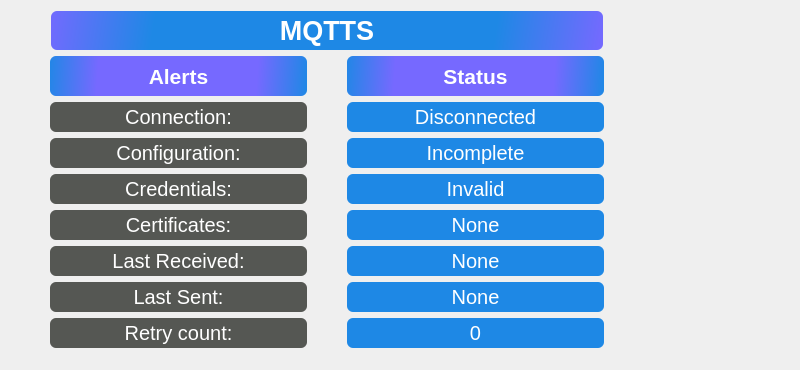
     <widget class="QWidget" name="MQTTS_Alerts_page">
      <property name="sizePolicy">
       <sizepolicy hsizetype="Fixed" vsizetype="Fixed">
        <horstretch>0</horstretch>
        <verstretch>0</verstretch>
       </sizepolicy>
      </property>
      <property name="minimumSize">
       <size>
        <width>800</width>
        <height>370</height>
       </size>
      </property>
      <property name="maximumSize">
       <size>
        <width>800</width>
        <height>370</height>
       </size>
      </property>
      <widget class="QWidget" name="verticalLayoutWidget">
       <property name="geometry">
        <rect>
         <x>10</x>
         <y>10</y>
         <width>636</width>
         <height>650</height>
        </rect>
       </property>
       <layout class="QVBoxLayout" name="mainMqttsLayout">
        <property name="spacing">
         <number>0</number>
        </property>
        <property name="topMargin">
         <number>0</number>
        </property>
        <property name="bottomMargin">
         <number>0</number>
        </property>
        <item>
         <layout class="QHBoxLayout" name="pg1_horLayout">
          <property name="topMargin">
           <number>0</number>
          </property>
          <item>
           <spacer name="pg1spacerLeft">
            <property name="orientation">
             <enum>Qt::Horizontal</enum>
            </property>
            <property name="sizeType">
             <enum>QSizePolicy::Fixed</enum>
            </property>
            <property name="sizeHint" stdset="0">
             <size>
              <width>33</width>
              <height>20</height>
             </size>
            </property>
           </spacer>
          </item>
          <item>
           <widget class="QLabel" name="pg1SubTitleLbl">
            <property name="sizePolicy">
             <sizepolicy hsizetype="Fixed" vsizetype="Fixed">
              <horstretch>0</horstretch>
              <verstretch>0</verstretch>
             </sizepolicy>
            </property>
            <property name="minimumSize">
             <size>
              <width>552</width>
              <height>39</height>
             </size>
            </property>
            <property name="maximumSize">
             <size>
              <width>552</width>
              <height>39</height>
             </size>
            </property>
            <property name="font">
             <font>
              <pointsize>20</pointsize>
              <bold>true</bold>
             </font>
            </property>
            <property name="styleSheet">
             <string notr="true">background-color: qlineargradient(spread:reflect, x1:0.49, y1:0.994318, x2:1, y2:1, stop:0.60804 rgb(30, 136, 229) stop:1 rgb(118, 105, 255));
border-radius: 6px;
padding: 4px 12px;
color: white;</string>
            </property>
            <property name="text">
             <string>MQTTS</string>
            </property>
            <property name="alignment">
             <set>Qt::AlignCenter</set>
            </property>
           </widget>
          </item>
          <item>
           <spacer name="pg1spacerRight">
            <property name="orientation">
             <enum>Qt::Horizontal</enum>
            </property>
            <property name="sizeType">
             <enum>QSizePolicy::Fixed</enum>
            </property>
            <property name="sizeHint" stdset="0">
             <size>
              <width>34</width>
              <height>20</height>
             </size>
            </property>
           </spacer>
          </item>
         </layout>
        </item>
        <item>
         <layout class="QGridLayout" name="AlertStatusGrid">
          <property name="leftMargin">
           <number>40</number>
          </property>
          <property name="topMargin">
           <number>5</number>
          </property>
          <property name="rightMargin">
           <number>40</number>
          </property>
          <property name="bottomMargin">
           <number>10</number>
          </property>
          <property name="horizontalSpacing">
           <number>40</number>
          </property>
          <property name="verticalSpacing">
           <number>6</number>
          </property>
          <item row="3" column="0">
           <widget class="QLabel" name="cred_alert_mqtts">
            <property name="sizePolicy">
             <sizepolicy hsizetype="Fixed" vsizetype="Fixed">
              <horstretch>0</horstretch>
              <verstretch>0</verstretch>
             </sizepolicy>
            </property>
            <property name="minimumSize">
             <size>
              <width>257</width>
              <height>30</height>
             </size>
            </property>
            <property name="maximumSize">
             <size>
              <width>257</width>
              <height>30</height>
             </size>
            </property>
            <property name="font">
             <font>
              <pointsize>15</pointsize>
             </font>
            </property>
            <property name="styleSheet">
             <string notr="true">background: rgb(85, 87, 83);
border-radius: 6px;
padding: 4px 12px;
color: white;</string>
            </property>
            <property name="text">
             <string>Credentials:</string>
            </property>
            <property name="alignment">
             <set>Qt::AlignCenter</set>
            </property>
           </widget>
          </item>
          <item row="6" column="0">
           <widget class="QLabel" name="publish_alert_mqtts">
            <property name="sizePolicy">
             <sizepolicy hsizetype="Fixed" vsizetype="Fixed">
              <horstretch>0</horstretch>
              <verstretch>0</verstretch>
             </sizepolicy>
            </property>
            <property name="minimumSize">
             <size>
              <width>257</width>
              <height>30</height>
             </size>
            </property>
            <property name="maximumSize">
             <size>
              <width>257</width>
              <height>30</height>
             </size>
            </property>
            <property name="font">
             <font>
              <pointsize>15</pointsize>
             </font>
            </property>
            <property name="styleSheet">
             <string notr="true">background: rgb(85, 87, 83);
border-radius: 6px;
padding: 4px 12px;
color: white;</string>
            </property>
            <property name="text">
             <string>Last Sent:</string>
            </property>
            <property name="alignment">
             <set>Qt::AlignCenter</set>
            </property>
           </widget>
          </item>
          <item row="6" column="1">
           <widget class="QLabel" name="publish_status_mqtts">
            <property name="sizePolicy">
             <sizepolicy hsizetype="Fixed" vsizetype="Fixed">
              <horstretch>0</horstretch>
              <verstretch>0</verstretch>
             </sizepolicy>
            </property>
            <property name="minimumSize">
             <size>
              <width>257</width>
              <height>30</height>
             </size>
            </property>
            <property name="maximumSize">
             <size>
              <width>257</width>
              <height>30</height>
             </size>
            </property>
            <property name="font">
             <font>
              <pointsize>15</pointsize>
             </font>
            </property>
            <property name="styleSheet">
             <string notr="true">background-color: #1E88E5;
border-radius: 6px;
padding: 4px 12px;
color: white;</string>
            </property>
            <property name="text">
             <string>None</string>
            </property>
            <property name="alignment">
             <set>Qt::AlignCenter</set>
            </property>
           </widget>
          </item>
          <item row="7" column="1">
           <widget class="QLabel" name="retryCount_status_mqtts">
            <property name="sizePolicy">
             <sizepolicy hsizetype="Fixed" vsizetype="Fixed">
              <horstretch>0</horstretch>
              <verstretch>0</verstretch>
             </sizepolicy>
            </property>
            <property name="minimumSize">
             <size>
              <width>257</width>
              <height>30</height>
             </size>
            </property>
            <property name="maximumSize">
             <size>
              <width>257</width>
              <height>30</height>
             </size>
            </property>
            <property name="font">
             <font>
              <pointsize>15</pointsize>
             </font>
            </property>
            <property name="styleSheet">
             <string notr="true">background-color: #1E88E5;
border-radius: 6px;
padding: 4px 12px;
color: white;</string>
            </property>
            <property name="text">
             <string>0</string>
            </property>
            <property name="alignment">
             <set>Qt::AlignCenter</set>
            </property>
           </widget>
          </item>
          <item row="0" column="1">
           <widget class="QLabel" name="Status_Column_mqtts">
            <property name="sizePolicy">
             <sizepolicy hsizetype="Fixed" vsizetype="Fixed">
              <horstretch>0</horstretch>
              <verstretch>0</verstretch>
             </sizepolicy>
            </property>
            <property name="minimumSize">
             <size>
              <width>257</width>
              <height>40</height>
             </size>
            </property>
            <property name="maximumSize">
             <size>
              <width>257</width>
              <height>40</height>
             </size>
            </property>
            <property name="font">
             <font>
              <pointsize>16</pointsize>
              <bold>true</bold>
             </font>
            </property>
            <property name="styleSheet">
             <string notr="true">background-color: qlineargradient(spread:reflect, x1:0.49, y1:0.994318, x2:1, y2:1, stop:0.60804 rgb(118, 105, 255) stop:1 rgb(30, 136, 229));
border-radius: 6px;
padding: 8px 12px;
color: white;</string>
            </property>
            <property name="text">
             <string>Status</string>
            </property>
            <property name="alignment">
             <set>Qt::AlignCenter</set>
            </property>
           </widget>
          </item>
          <item row="2" column="0">
           <widget class="QLabel" name="config_alert_mqtts">
            <property name="sizePolicy">
             <sizepolicy hsizetype="Fixed" vsizetype="Fixed">
              <horstretch>0</horstretch>
              <verstretch>0</verstretch>
             </sizepolicy>
            </property>
            <property name="minimumSize">
             <size>
              <width>257</width>
              <height>30</height>
             </size>
            </property>
            <property name="maximumSize">
             <size>
              <width>257</width>
              <height>30</height>
             </size>
            </property>
            <property name="font">
             <font>
              <pointsize>15</pointsize>
             </font>
            </property>
            <property name="styleSheet">
             <string notr="true">background: rgb(85, 87, 83);
border-radius: 6px;
padding: 4px 12px;
color: white;</string>
            </property>
            <property name="text">
             <string>Configuration:</string>
            </property>
            <property name="alignment">
             <set>Qt::AlignCenter</set>
            </property>
           </widget>
          </item>
          <item row="0" column="0">
           <widget class="QLabel" name="Alert_Column_mqtts">
            <property name="sizePolicy">
             <sizepolicy hsizetype="Fixed" vsizetype="Fixed">
              <horstretch>0</horstretch>
              <verstretch>0</verstretch>
             </sizepolicy>
            </property>
            <property name="minimumSize">
             <size>
              <width>257</width>
              <height>40</height>
             </size>
            </property>
            <property name="maximumSize">
             <size>
              <width>257</width>
              <height>40</height>
             </size>
            </property>
            <property name="font">
             <font>
              <pointsize>16</pointsize>
              <bold>true</bold>
             </font>
            </property>
            <property name="styleSheet">
             <string notr="true">background-color: qlineargradient(spread:reflect, x1:0.49, y1:0.994318, x2:1, y2:1, stop:0.60804 rgb(118, 105, 255) stop:1 rgb(30, 136, 229));
border-radius: 6px;
padding: 8px 12px;
color: white;</string>
            </property>
            <property name="text">
             <string>Alerts</string>
            </property>
            <property name="alignment">
             <set>Qt::AlignCenter</set>
            </property>
           </widget>
          </item>
          <item row="7" column="0">
           <widget class="QLabel" name="retryCount_alert_mqtts">
            <property name="sizePolicy">
             <sizepolicy hsizetype="Fixed" vsizetype="Fixed">
              <horstretch>0</horstretch>
              <verstretch>0</verstretch>
             </sizepolicy>
            </property>
            <property name="minimumSize">
             <size>
              <width>257</width>
              <height>30</height>
             </size>
            </property>
            <property name="maximumSize">
             <size>
              <width>257</width>
              <height>30</height>
             </size>
            </property>
            <property name="font">
             <font>
              <pointsize>15</pointsize>
             </font>
            </property>
            <property name="styleSheet">
             <string notr="true">background: rgb(85, 87, 83);
border-radius: 6px;
padding: 4px 12px;
color: white;</string>
            </property>
            <property name="text">
             <string>Retry count:</string>
            </property>
            <property name="alignment">
             <set>Qt::AlignCenter</set>
            </property>
           </widget>
          </item>
          <item row="3" column="1">
           <widget class="QLabel" name="cred_status_mqtts">
            <property name="sizePolicy">
             <sizepolicy hsizetype="Fixed" vsizetype="Fixed">
              <horstretch>0</horstretch>
              <verstretch>0</verstretch>
             </sizepolicy>
            </property>
            <property name="minimumSize">
             <size>
              <width>257</width>
              <height>30</height>
             </size>
            </property>
            <property name="maximumSize">
             <size>
              <width>257</width>
              <height>30</height>
             </size>
            </property>
            <property name="font">
             <font>
              <pointsize>15</pointsize>
             </font>
            </property>
            <property name="styleSheet">
             <string notr="true">background-color: #1E88E5;
border-radius: 6px;
padding: 4px 12px;
color: white;</string>
            </property>
            <property name="text">
             <string>Invalid</string>
            </property>
            <property name="alignment">
             <set>Qt::AlignCenter</set>
            </property>
           </widget>
          </item>
          <item row="1" column="0">
           <widget class="QLabel" name="conn_alert_mqtts">
            <property name="sizePolicy">
             <sizepolicy hsizetype="Fixed" vsizetype="Fixed">
              <horstretch>0</horstretch>
              <verstretch>0</verstretch>
             </sizepolicy>
            </property>
            <property name="minimumSize">
             <size>
              <width>257</width>
              <height>30</height>
             </size>
            </property>
            <property name="maximumSize">
             <size>
              <width>257</width>
              <height>30</height>
             </size>
            </property>
            <property name="font">
             <font>
              <pointsize>15</pointsize>
             </font>
            </property>
            <property name="styleSheet">
             <string notr="true">background: rgb(85, 87, 83);
border-radius: 6px;
padding: 4px 12px;
color: white;</string>
            </property>
            <property name="text">
             <string>Connection:</string>
            </property>
            <property name="alignment">
             <set>Qt::AlignCenter</set>
            </property>
           </widget>
          </item>
          <item row="5" column="0">
           <widget class="QLabel" name="lalert_subscribe_mqtts">
            <property name="sizePolicy">
             <sizepolicy hsizetype="Fixed" vsizetype="Fixed">
              <horstretch>0</horstretch>
              <verstretch>0</verstretch>
             </sizepolicy>
            </property>
            <property name="minimumSize">
             <size>
              <width>257</width>
              <height>30</height>
             </size>
            </property>
            <property name="maximumSize">
             <size>
              <width>257</width>
              <height>30</height>
             </size>
            </property>
            <property name="font">
             <font>
              <pointsize>15</pointsize>
             </font>
            </property>
            <property name="styleSheet">
             <string notr="true">background: rgb(85, 87, 83);
border-radius: 6px;
padding: 4px 12px;
color: white;</string>
            </property>
            <property name="text">
             <string>Last Received:</string>
            </property>
            <property name="alignment">
             <set>Qt::AlignCenter</set>
            </property>
           </widget>
          </item>
          <item row="1" column="1">
           <widget class="QLabel" name="conn_status_mqtts">
            <property name="sizePolicy">
             <sizepolicy hsizetype="Fixed" vsizetype="Fixed">
              <horstretch>0</horstretch>
              <verstretch>0</verstretch>
             </sizepolicy>
            </property>
            <property name="minimumSize">
             <size>
              <width>257</width>
              <height>30</height>
             </size>
            </property>
            <property name="maximumSize">
             <size>
              <width>257</width>
              <height>30</height>
             </size>
            </property>
            <property name="font">
             <font>
              <pointsize>15</pointsize>
             </font>
            </property>
            <property name="styleSheet">
             <string notr="true">background-color: #1E88E5;
border-radius: 6px;
padding: 4px 12px;
color: white;</string>
            </property>
            <property name="text">
             <string>Disconnected</string>
            </property>
            <property name="alignment">
             <set>Qt::AlignCenter</set>
            </property>
           </widget>
          </item>
          <item row="2" column="1">
           <widget class="QLabel" name="config_status_mqtts">
            <property name="sizePolicy">
             <sizepolicy hsizetype="Fixed" vsizetype="Fixed">
              <horstretch>0</horstretch>
              <verstretch>0</verstretch>
             </sizepolicy>
            </property>
            <property name="minimumSize">
             <size>
              <width>257</width>
              <height>30</height>
             </size>
            </property>
            <property name="maximumSize">
             <size>
              <width>257</width>
              <height>30</height>
             </size>
            </property>
            <property name="font">
             <font>
              <pointsize>15</pointsize>
             </font>
            </property>
            <property name="styleSheet">
             <string notr="true">background-color: #1E88E5;
border-radius: 6px;
padding: 4px 12px;
color: white;</string>
            </property>
            <property name="text">
             <string>Incomplete</string>
            </property>
            <property name="alignment">
             <set>Qt::AlignCenter</set>
            </property>
           </widget>
          </item>
          <item row="5" column="1">
           <widget class="QLabel" name="subscribe_status_mqtts">
            <property name="sizePolicy">
             <sizepolicy hsizetype="Fixed" vsizetype="Fixed">
              <horstretch>0</horstretch>
              <verstretch>0</verstretch>
             </sizepolicy>
            </property>
            <property name="minimumSize">
             <size>
              <width>257</width>
              <height>30</height>
             </size>
            </property>
            <property name="maximumSize">
             <size>
              <width>257</width>
              <height>30</height>
             </size>
            </property>
            <property name="font">
             <font>
              <pointsize>15</pointsize>
             </font>
            </property>
            <property name="styleSheet">
             <string notr="true">background-color: #1E88E5;
border-radius: 6px;
padding: 4px 12px;
color: white;</string>
            </property>
            <property name="text">
             <string>None</string>
            </property>
            <property name="alignment">
             <set>Qt::AlignCenter</set>
            </property>
           </widget>
          </item>
          <item row="4" column="1">
           <widget class="QLabel" name="cert_status_mqtts">
            <property name="sizePolicy">
             <sizepolicy hsizetype="Fixed" vsizetype="Fixed">
              <horstretch>0</horstretch>
              <verstretch>0</verstretch>
             </sizepolicy>
            </property>
            <property name="minimumSize">
             <size>
              <width>257</width>
              <height>30</height>
             </size>
            </property>
            <property name="maximumSize">
             <size>
              <width>257</width>
              <height>30</height>
             </size>
            </property>
            <property name="font">
             <font>
              <pointsize>15</pointsize>
             </font>
            </property>
            <property name="styleSheet">
             <string notr="true">background-color: #1E88E5;
border-radius: 6px;
padding: 4px 12px;
color: white;</string>
            </property>
            <property name="text">
             <string>None</string>
            </property>
            <property name="alignment">
             <set>Qt::AlignCenter</set>
            </property>
           </widget>
          </item>
          <item row="4" column="0">
           <widget class="QLabel" name="cert_alert_mqtts">
            <property name="sizePolicy">
             <sizepolicy hsizetype="Fixed" vsizetype="Fixed">
              <horstretch>0</horstretch>
              <verstretch>0</verstretch>
             </sizepolicy>
            </property>
            <property name="minimumSize">
             <size>
              <width>257</width>
              <height>30</height>
             </size>
            </property>
            <property name="maximumSize">
             <size>
              <width>257</width>
              <height>30</height>
             </size>
            </property>
            <property name="font">
             <font>
              <pointsize>15</pointsize>
             </font>
            </property>
            <property name="styleSheet">
             <string notr="true">background: rgb(85, 87, 83);
border-radius: 6px;
padding: 4px 12px;
color: white;</string>
            </property>
            <property name="text">
             <string>Certificates:</string>
            </property>
            <property name="alignment">
             <set>Qt::AlignCenter</set>
            </property>
           </widget>
          </item>
         </layout>
        </item>
        <item>
         <spacer name="gridSpacer_mqtts">
          <property name="orientation">
           <enum>Qt::Vertical</enum>
          </property>
          <property name="sizeType">
           <enum>QSizePolicy::Fixed</enum>
          </property>
          <property name="sizeHint" stdset="0">
           <size>
            <width>20</width>
            <height>300</height>
           </size>
          </property>
         </spacer>
        </item>
       </layout>
      </widget>
     </widget>
